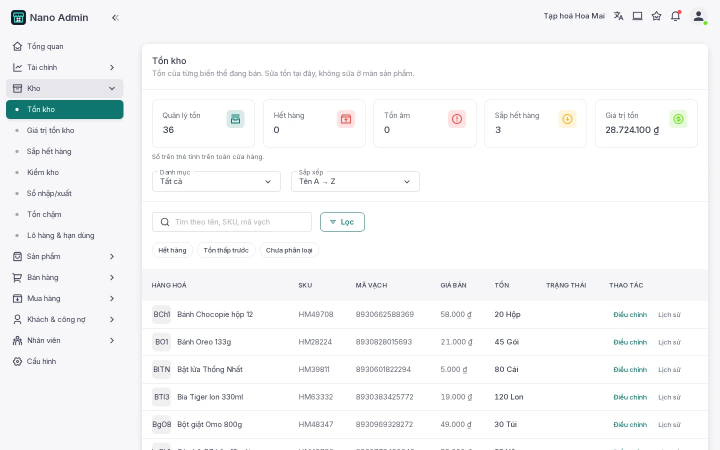
#> input picture assets/shots/admin-inventory.webp, 1440 x 900 px, given in place of home_light.png, which was not available (shown at 1/2 size)
$ python manager.py
#> lines starting #> are read from the running program, lines starting #| are printed output that depends on the picture
### tools/shots/to_webp.py
"""Convert a screenshot to WebP for the landing page.

Usage: python3 tools/shots/to_webp.py IN.png OUT.webp [--crop x,y,w,h] [--width N]
"""
import argparse

from PIL import Image


def convert(src: str, dst: str, crop: str | None = None, width: int | None = None) -> None:
#> called with dst = 'assets/shots/manager-home.webp', width = 720
    im = Image.open(src).convert('RGB')
#> im is the input picture: PIL image 1440x900 RGB; mean R, G, B 246.3, 246.9, 247.9
    if crop:
        x, y, w, h = (int(v) for v in crop.split(','))
        im = im.crop((x, y, x + w, y + h))
    if width and im.width > width:
        im = im.resize((width, round(im.height * width / im.width)), Image.LANCZOS)
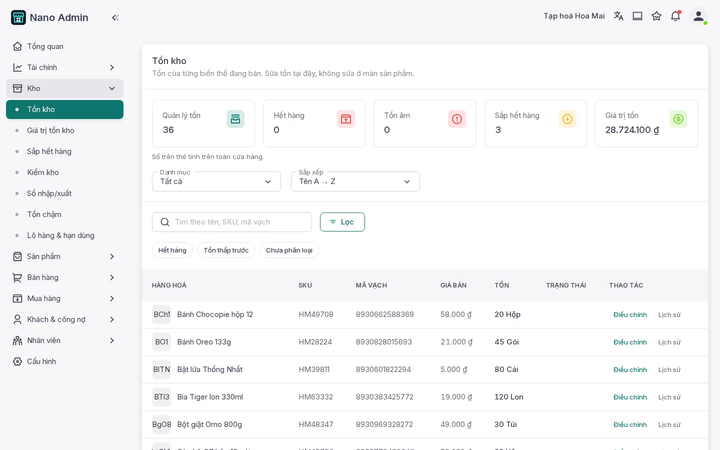
#> im: PIL image 720x450 RGB; mean R, G, B 246.1, 246.7, 247.7
    im.save(dst, 'WEBP', quality=82, method=6)


# [6 lines that do not run on import are left out]

### tools/shots/manager.py
"""Nano Manager shots come from the app's golden images (real renders, fixture data).

Usage: python3 tools/shots/manager.py   (nano-pos-manager must sit next to this repo)
"""
import pathlib
import sys

sys.path.insert(0, str(pathlib.Path(__file__).parent))
from to_webp import convert  # noqa: E402

ROOT = pathlib.Path(__file__).resolve().parents[2]
GOLDENS = ROOT.parent / 'nano-pos-manager' / 'test' / 'goldens'
SHOTS = {
    'manager-home': 'home_light.png',
    'manager-stocktake': 'stocktake_count_light.png',
    'manager-debt': 'customer_debt_light.png',
    'manager-receipt': 'receipt_editor_light.png',
}

if __name__ == '__main__':
    out = ROOT / 'assets' / 'shots'
    out.mkdir(parents=True, exist_ok=True)
    for name, golden in SHOTS.items():
        convert(str(GOLDENS / golden), str(out / f'{name}.webp'), width=720)
        print(name)
#> pass 2 of the loop `for name, golden in SHOTS.items():`:
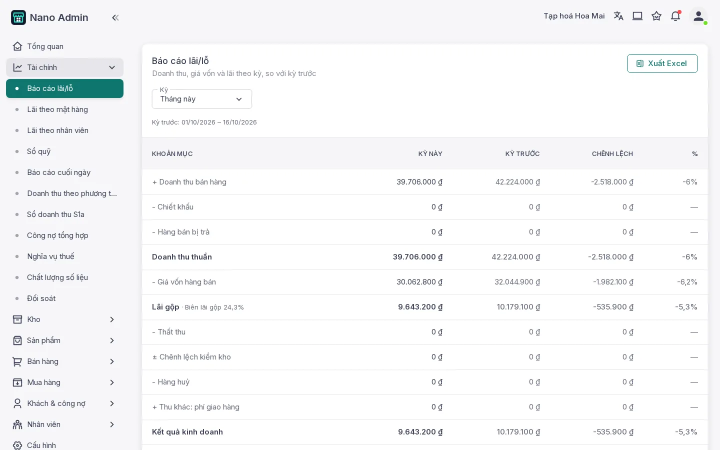
#> input picture assets/shots/admin-pnl.webp, 1440 x 900 px, given in place of stocktake_count_light.png, which was not available (shown at 1/2 size)
#> in convert, im is the input picture: PIL image 1440x900 RGB; mean R, G, B 246.7, 247.2, 248.4
#> in convert (call 2), `im = im.resize((width, round(im.height * width / im.width)), Image.LAN..`:
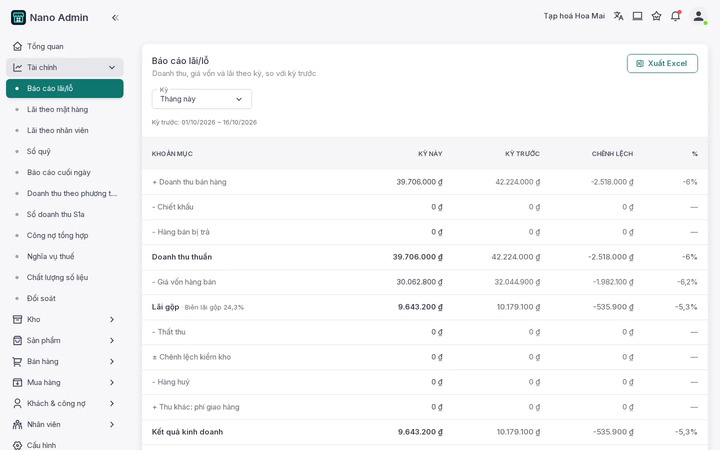
#> im: PIL image 720x450 RGB; mean R, G, B 246.5, 247.1, 248.2
#> (the run stopped early here; a loop or call above may not have finished)
